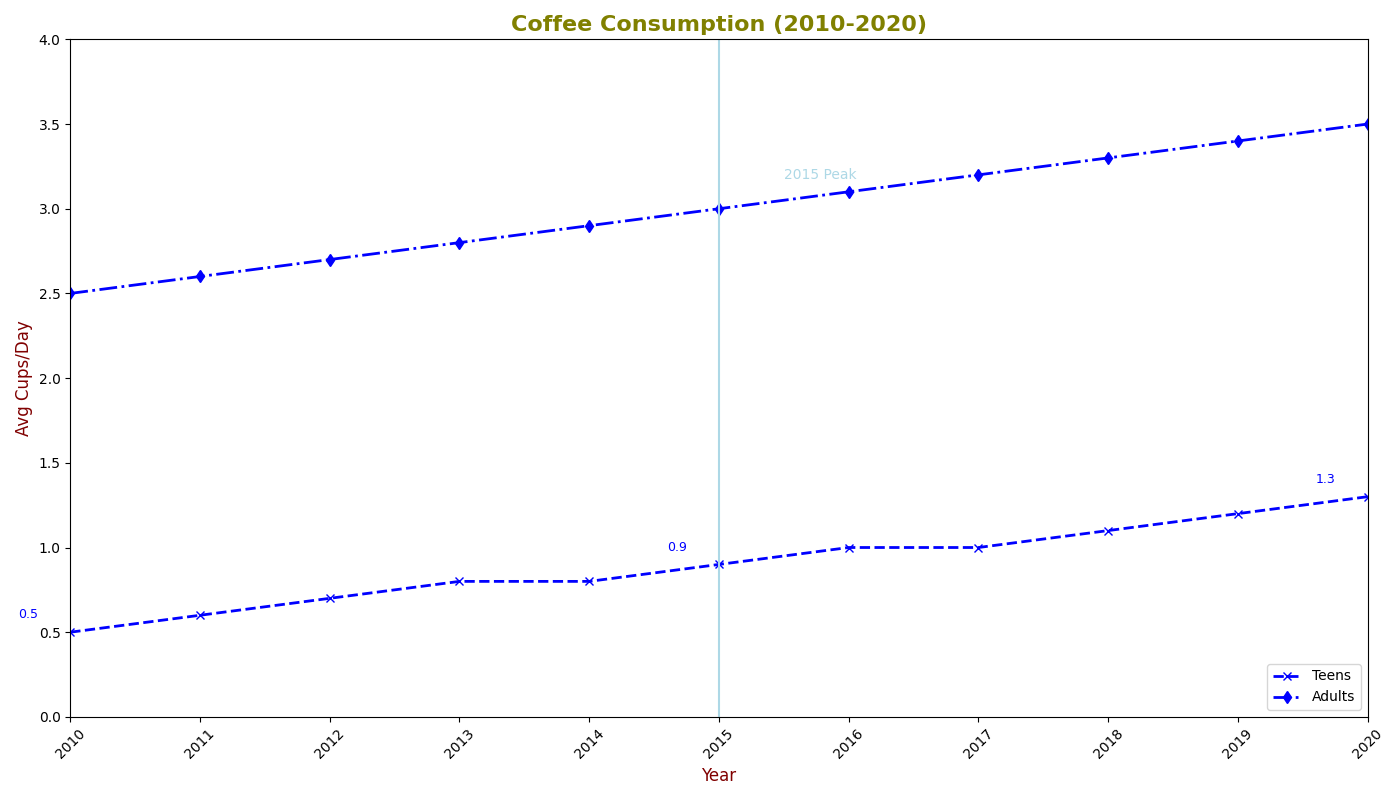

Write Python code to recreate this figure.
import numpy as np
import matplotlib.pyplot as plt

years = np.arange(2010, 2021)
teens = np.array([0.5, 0.6, 0.7, 0.8, 0.8, 0.9, 1.0, 1.0, 1.1, 1.2, 1.3])
adults = np.array([2.5, 2.6, 2.7, 2.8, 2.9, 3.0, 3.1, 3.2, 3.3, 3.4, 3.5])

plt.figure(figsize=(14, 8))

consistent_color = 'blue'

plt.plot(years, teens, color=consistent_color, marker='x', linestyle='--', linewidth=2, label='Teens')
plt.plot(years, adults, color=consistent_color, marker='d', linestyle='-.', linewidth=2, label='Adults')

plt.title('Coffee Consumption (2010-2020)', fontsize=16, fontweight='bold', color='olive')
plt.xlabel('Year', fontsize=12, color='maroon')
plt.ylabel('Avg Cups/Day', fontsize=12, color='maroon')

plt.xticks(years, rotation=45)

plt.grid(False)

plt.axvline(x=2015, linestyle='-', color='lightblue', linewidth=1.5)
plt.text(2015.5, 3.2, '2015 Peak', verticalalignment='center', horizontalalignment='left', color='lightblue', fontsize=10)

for year, cups in zip(years, teens):
    if year in [2010, 2015, 2020]:
        plt.annotate(f'{cups}', xy=(year, cups), textcoords='offset points', xytext=(-30, 10), ha='center', fontsize=9, color=consistent_color)

plt.xlim(2010, 2020)
plt.ylim(0, 4)

plt.legend(loc='lower right', fontsize=10)

plt.tight_layout()

plt.show()
